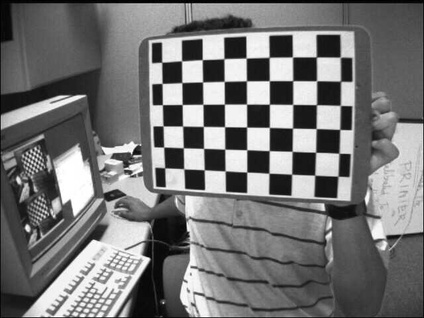
#> input picture data/checkerboard/left01.jpg, 424 x 318 px, shrunk from 640 x 480 before the run; its folder holds only this picture in this run
$ python calibrate.py
#> lines starting #> are read from the running program, lines starting #| are printed output that depends on the picture
import cv2
import numpy as np
import glob
import json
import os

def calibrate_camera(images_path, checkerboard_size=(11, 8), square_size=0.025):
#> called with images_path = 'data/checkerboard', checkerboard_size = (9, 6), square_size = 0.025
    criteria = (cv2.TERM_CRITERIA_EPS + cv2.TERM_CRITERIA_MAX_ITER, 30, 0.001)

    objp = np.zeros((checkerboard_size[0] * checkerboard_size[1], 3), np.float32)
    objp[:, :2] = np.mgrid[0:checkerboard_size[0], 0:checkerboard_size[1]].T.reshape(-1, 2)
    objp *= square_size

    objpoints = []
    imgpoints = []

    images = []
    for ext in ['*.jpg', '*.png', '*.jpeg', '*.JPG']:
        images.extend(glob.glob(os.path.join(images_path, ext)))

    if not images:
        print(f"pictures not found in {images_path}")
        return None, None, None

    img_shape = None

    for fname in images:
        img = cv2.imread(fname)
#> img is the input picture: shape (318, 424, 3); min 0, max 255, mean 116.6
        gray = cv2.cvtColor(img, cv2.COLOR_BGR2GRAY)
        img_shape = gray.shape[::-1]
#> img_shape = (424, 318)

        flags = cv2.CALIB_CB_ADAPTIVE_THRESH + cv2.CALIB_CB_NORMALIZE_IMAGE + cv2.CALIB_CB_FAST_CHECK

        ret, corners = cv2.findChessboardCorners(gray, checkerboard_size, flags)
#> ret = True; corners = 54 rows, first 8: [161.7, 62.28], [181.6, 60.92], [202.3, 59.66], [223.9, 58.69], [246.1, 58.12], [269.2, 57.37], [292.4, 57.01], [316.4, 57.03]

        if ret:
            objpoints.append(objp)
            corners2 = cv2.cornerSubPix(gray, corners, (11, 11), (-1, -1), criteria)
#> corners2 = 54 rows, first 8: [155.9, 62.6], [181.5, 60.84], [202.2, 59.59], [223.9, 58.64], [246.2, 58.03], [269.2, 57.29], [292.5, 56.92], [316.3, 56.88]
            imgpoints.append(corners2)
            print(f"successfully processed: {os.path.basename(fname)}")
        else:
            print(f"can't fing chessboard at: {os.path.basename(fname)}")

    if len(objpoints) == 0:
        print("\ncan't fing chessboard at each picture")
        return None, None, None

    print("\ncalculating")
    ret, mtx, dist, rvecs, tvecs = cv2.calibrateCamera(objpoints, imgpoints, img_shape, None, None)
#> ret = 1.02; mtx = [[257.5, 0, 69.46], [0, 255.9, 106.2], [0, 0, 1]]; dist = [[-0.0566, 0.000448, 0.0135, -0.0371, 0.00965]]; rvecs = ([0.106, 0.314, -0.0414], [0.106, 0.314, -0.0414]); tvecs = ([0.101, -0.0518, 0.279], [0.101, -0.0518, 0.279])

    mean_error = 0
    for i in range(len(objpoints)):
        imgpoints2, _ = cv2.projectPoints(objpoints[i], rvecs[i], tvecs[i], mtx, dist)
        error = cv2.norm(imgpoints[i], imgpoints2, cv2.NORM_L2) / len(imgpoints2)
        mean_error += error
#> this loop made 2 passes
#> (error, mean_error) on passes 1 to 2: (0.138, 0.138), (0.138, 0.276)
#> after the loop, mean_error = 0.276
    total_error = mean_error / len(objpoints)
#> total_error = 0.138

    print(f"calibrate successfully | Total Reprojection Error: {total_error:.4f} pixels")
#| calibrate successfully | Total Reprojection Error: 0.1382 pixels

    return mtx, dist, total_error

def save_calibration(mtx, dist, error, output_path):
    config = {
        "reprojection_error": float(error),
        "camera_matrix": mtx.tolist(),
        "distortion_coefficients": dist.tolist()[0],
        "note": "Intrinsics formatted for NeRF/3DGS pipeline preprocessing"
    }
    with open(output_path, 'w') as f:
        json.dump(config, f, indent=4)
    print(f"config saved in {output_path}")

def undistort_image(img_path, mtx, dist, out_path):
    img = cv2.imread(img_path)
    if img is None:
        print(f"can't read image: {img_path}")
        return

    h, w = img.shape[:2]

    dst = cv2.undistort(img, mtx, dist, None, mtx)

    cv2.imwrite(out_path, dst)
    print(f"picture saved in {out_path} (size: {dst.shape[1]}x{dst.shape[0]})")

if __name__ == "__main__":
    CHECKERBOARD_DIR = "data/checkerboard"

    TEST_IMAGE = "data/raw_drone_images/test.png"

    CONFIG_OUT = "calibration_config.json"
    IMAGE_OUT = "output/undistorted_test.jpg"

    os.makedirs("output", exist_ok=True)

    mtx, dist, error = calibrate_camera(CHECKERBOARD_DIR, checkerboard_size=(9, 6))
#> mtx = [[257.5, 0, 69.46], [0, 255.9, 106.2], [0, 0, 1]]; dist = [[-0.0566, 0.000448, 0.0135, -0.0371, 0.00965]]; error = 0.138

    if mtx is not None:
        save_calibration(mtx, dist, error, CONFIG_OUT)

        if os.path.exists(TEST_IMAGE):
            undistort_image(TEST_IMAGE, mtx, dist, IMAGE_OUT)
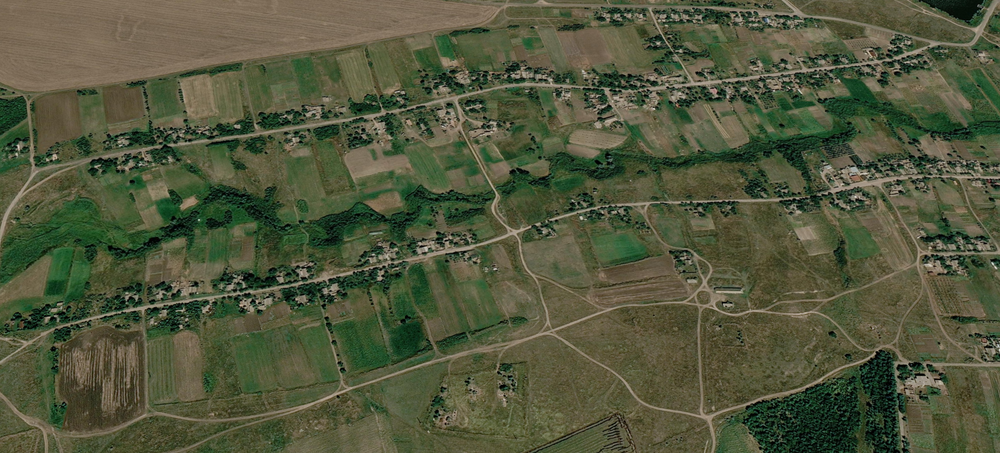
#> input picture data/raw_drone_images/test.png, 1000 x 453 px, shrunk from 1509 x 684 before the run, found by its file name
#> in undistort_image, img is the input picture: shape (453, 1000, 3); mean B, G, R 60.2, 86.4, 81.4
#> in undistort_image, `dst = cv2.undistort(img, mtx, dist, None, mtx)`:
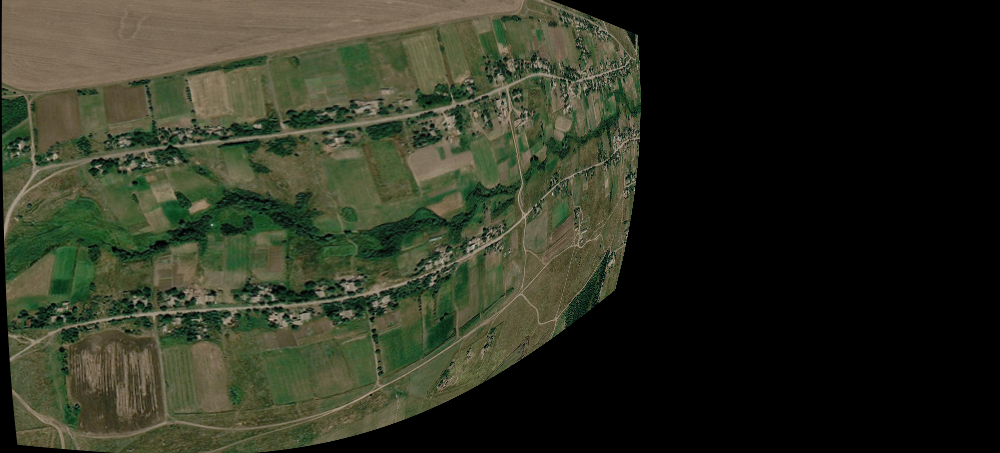
#> dst: shape (453, 1000, 3); mean B, G, R 34.3, 49.6, 46.3
#| picture saved in output/undistorted_test.jpg (size: 1000x453)
        else:
            print(f"file not found by path: {TEST_IMAGE}")
